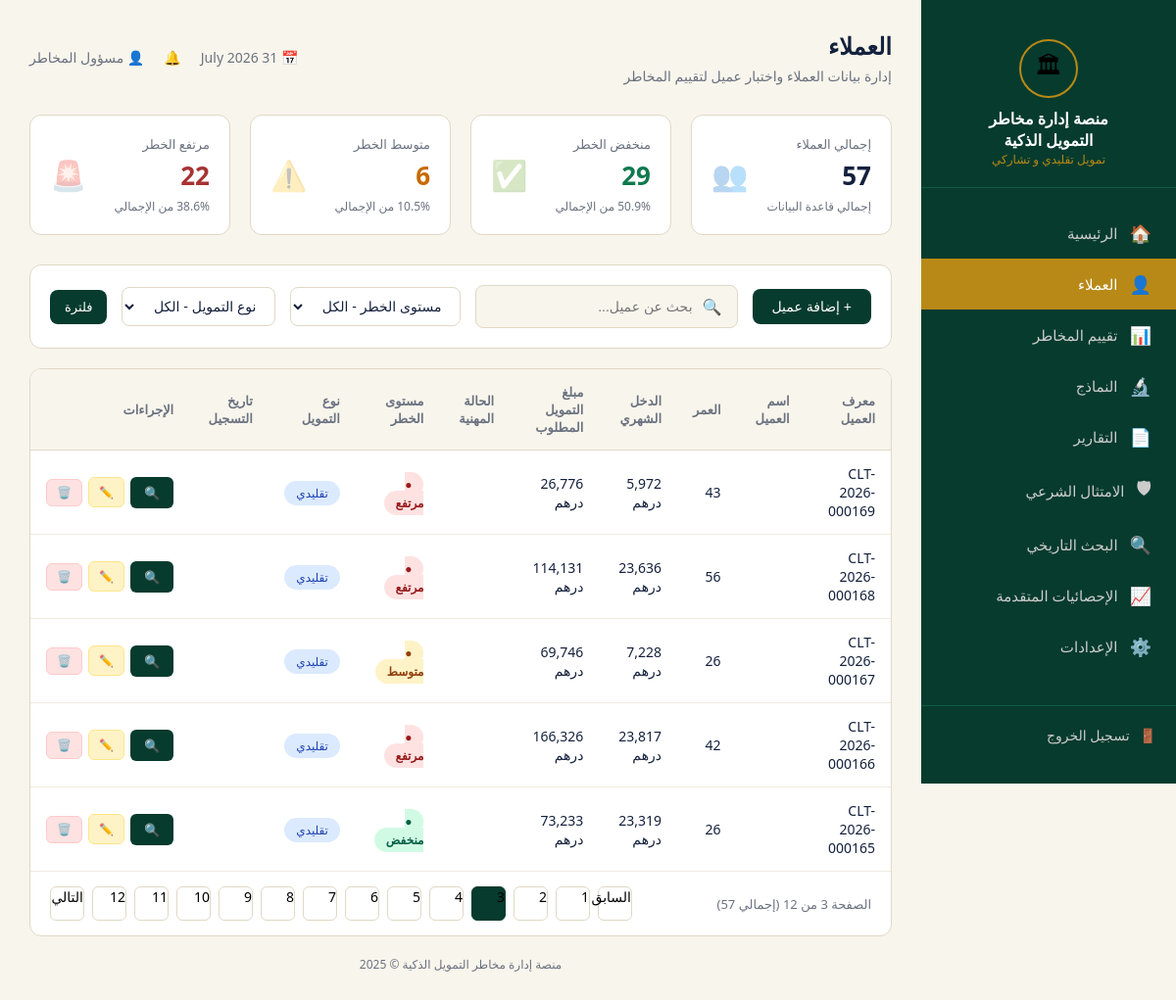
Page /clients?page=3&search=&risk=الكل&type=الكل (signed in) on the committed database.
### tables this page shows
CREATE TABLE clients (
                id TEXT PRIMARY KEY,
                data TEXT
            );

### app.py (the view)
@app.route('/clients')
@login_required
def clients():
    date_str = datetime.now().strftime("%d %B %Y")
    search = request.args.get('search', '').lower()
    risk_filter = request.args.get('risk', 'الكل')
    type_filter = request.args.get('type', 'الكل')
    page = int(request.args.get('page', 1))
    clients_list = get_all_clients()
    filtered_clients = clients_list
    if search:
        filtered_clients = [c for c in filtered_clients if search in c['id'].lower() or search in c.get('job', '').lower()]
    if risk_filter != 'الكل':
        filtered_clients = [c for c in filtered_clients if c.get('risk_level') == risk_filter]
    if type_filter != 'الكل':
        filtered_clients = [c for c in filtered_clients if c.get('finance_type') == type_filter]
    total = len(clients_list)
    low = sum(1 for c in clients_list if c.get('risk_level') == 'منخفض')
    mid = sum(1 for c in clients_list if c.get('risk_level') == 'متوسط')
    high = sum(1 for c in clients_list if c.get('risk_level') == 'مرتفع')
    stats = {
        'total': total, 'low': low, 'mid': mid, 'high': high,
        'low_pct': round((low/total)*100, 1) if total else 0,
        'mid_pct': round((mid/total)*100, 1) if total else 0,
        'high_pct': round((high/total)*100, 1) if total else 0,
    }
    per_page = 5
    total_pages = max(1, (len(filtered_clients) + per_page - 1) // per_page)
    page = max(1, min(page, total_pages))
    start_idx = (page - 1) * per_page
    end_idx = start_idx + per_page
    paginated_clients = filtered_clients[start_idx:end_idx]
    return render_template('clients.html', clients=paginated_clients, stats=stats, date=date_str,
                           current_page=page, total_pages=total_pages, search=search, risk=risk_filter, type=type_filter)

### app.py (called while the page is built)
def get_db_connection():
    conn = sqlite3.connect(DB_FILE)
    conn.row_factory = sqlite3.Row
    return conn

def get_all_clients():
    if USE_FIREBASE and db:
        try:
            docs = db.collection('clients').order_by('id', direction=firestore.Query.DESCENDING).stream(timeout=5.0)
            return [doc.to_dict() for doc in docs]
        except Exception as e:
            print(f"Firestore get_all_clients error (timing out/offline): {e}")
    try:
        conn = get_db_connection()
        cursor = conn.cursor()
        cursor.execute("SELECT data FROM clients ORDER BY id DESC")
        rows = cursor.fetchall()
        conn.close()
        return [json.loads(row['data']) for row in rows]
    except Exception as e:
        print(f"SQLite get_all_clients error: {e}")
        return []

def login_required(f):
    @wraps(f)
    def decorated_function(*args, **kwargs):
        if 'logged_in' not in session:
            return redirect(url_for('login'))
        return f(*args, **kwargs)
    return decorated_function

### templates/clients.html (shortened to what this page needs)
{% extends 'base.html' %}
{% block content %}
<div class="topbar">
    <div>
        <h1>العملاء</h1>
        <p>إدارة بيانات العملاء واختبار عميل لتقييم المخاطر</p>
    </div>
    <div class="info">
        <span>📅 {{ date }}</span>
        <span>🔔</span>
        <span>👤 مسؤول المخاطر</span>
    </div>
</div>
<div class="stats">
    <div class="stat-card total">
        <div class="left">
            <div class="label">إجمالي العملاء</div>
            <div class="value">{{ stats.total }}</div>
            <div class="sub">إجمالي قاعدة البيانات</div>
        </div>
        <div class="icon">👥</div>
    </div>
    <div class="stat-card green">
        <div class="left">
            <div class="label">منخفض الخطر</div>
            <div class="value">{{ stats.low }}</div>
            <div class="sub">{{ stats.low_pct }}% من الإجمالي</div>
        </div>
        <div class="icon">✅</div>
    </div>
    <div class="stat-card orange">
        <div class="left">
            <div class="label">متوسط الخطر</div>
            <div class="value">{{ stats.mid }}</div>
            <div class="sub">{{ stats.mid_pct }}% من الإجمالي</div>
        </div>
        <div class="icon">⚠️</div>
    </div>
    <div class="stat-card red">
        <div class="left">
            <div class="label">مرتفع الخطر</div>
            <div class="value">{{ stats.high }}</div>
            <div class="sub">{{ stats.high_pct }}% من الإجمالي</div>
        </div>
        <div class="icon">🚨</div>
    </div>
</div>
<form method="GET" action="{{ url_for('clients') }}" class="filters">
    <button type="button" class="btn-add" onclick="document.getElementById('addModal').style.display='flex'">+ إضافة عميل</button>
    <div class="search-box">
        <span>🔍</span>
        <input type="text" name="search" placeholder="بحث عن عميل..." value="{{ search }}">
    </div>
    <select class="filter-select" name="risk">
        <option value="الكل" {% if risk == 'الكل' %}selected{% endif %}>مستوى الخطر - الكل</option>
    </select>
    <select class="filter-select" name="type">
        <option value="الكل" {% if type == 'الكل' %}selected{% endif %}>نوع التمويل - الكل</option>
    </select>
    <button type="submit" class="btn-assess" style="padding: 10px 15px; border-radius: 8px;">فلترة</button>
</form>
<div class="table-card">
    <table>
        <thead>
            <tr>
                <th>معرف العميل</th>
                <th>اسم العميل</th>
                <th>العمر</th>
                <th>الدخل الشهري</th>
                <th>مبلغ التمويل المطلوب</th>
                <th>الحالة المهنية</th>
                <th>مستوى الخطر</th>
                <th>نوع التمويل</th>
                <th>تاريخ التسجيل</th>
                <th>الإجراءات</th>
            </tr>
        </thead>
        <tbody>
            {% for client in clients %}
            <tr>
                <td>{{ client.id }}</td>
                <td>{{ client.name }}</td>
                <td>{{ client.age }}</td>
                <td>{{ "{:,.0f}".format(client.income) }} درهم</td>
                <td>{{ "{:,.0f}".format(client.loan_amount) }} درهم</td>
                <td>{{ client.job }}</td>
                <td>
                    {% if client.risk_level == 'منخفض' %}
                        <span class="badge-risk low">● منخفض</span>
                    {% elif client.risk_level == 'متوسط' %}
                        <span class="badge-risk mid">● متوسط</span>
                    {% else %}
                        <span class="badge-risk high">● مرتفع</span>
                    {% endif %}
                </td>
                <td>
                    {% if client.finance_type == 'تشاركي' %}
                        <span class="badge-type part">تشاركي</span>
                    {% else %}
                        <span class="badge-type trad">تقليدي</span>
                    {% endif %}
                </td>
                <td>{{ client.date }}</td>
                <td>
                    <div class="action-btns">
                        <a class="btn-assess" href="{{ url_for('risk_assessment_client', client_id=client.id) }}" title="تقييم المخاطر">🔍</a>
                        <a class="btn-edit-sm" href="{{ url_for('edit_client_route', client_id=client.id) }}" title="تعديل">✏️</a>
                        <button class="btn-delete-sm" onclick="confirmDelete('{{ client.id }}')" title="حذف">🗑️</button>
                    </div>
                </td>
            </tr>
            {% endfor %}
        </tbody>
    </table>
    <div class="pagination">
        <div class="page-info">الصفحة {{ current_page }} من {{ total_pages }} (إجمالي {{ stats.total }})</div>
        <div class="pages">
            {% if current_page > 1 %}
            <a href="{{ url_for('clients', page=current_page-1, search=search, risk=risk, type=type) }}" class="page-btn" style="text-decoration:none; color:inherit;">السابق</a>
            {% endif %}
            {% for p in range(1, total_pages + 1) %}
            <a href="{{ url_for('clients', page=p, search=search, risk=risk, type=type) }}" class="page-btn {% if p == current_page %}active{% endif %}" style="text-decoration:none; color:inherit;">{{ p }}</a>
            {% endfor %}
            {% if current_page < total_pages %}
            <a href="{{ url_for('clients', page=current_page+1, search=search, risk=risk, type=type) }}" class="page-btn" style="text-decoration:none; color:inherit;">التالي</a>
            {% endif %}
        </div>
    </div>
</div>
{% endblock %}

### static/CSS/style.css (style rules this page uses)
* { margin: 0; padding: 0; box-sizing: border-box; }
body { font-family: 'Segoe UI', Tahoma, sans-serif; background: #F8F5EC; display: flex; }
.topbar { display: flex; justify-content: space-between; align-items: center; margin-bottom: 30px; }
.topbar h1 { font-size: 24px; color: #14213D; margin-bottom: 5px; }
.topbar p { color: #6B7280; font-size: 14px; }
.topbar .info { display: flex; align-items: center; gap: 20px; color: #6B7280; font-size: 14px; }
.stats { display: grid; grid-template-columns: repeat(4, 1fr); gap: 20px; margin-bottom: 30px; }
.stat-card { background: white; border-radius: 12px; padding: 20px; border: 1px solid #E1D8C6; display: flex; justify-content: space-between; align-items: center; }
.stat-card .left .label, .stat-card .label { color: #6B7280; font-size: 13px; margin-bottom: 5px; }
.stat-card .left .value, .stat-card .value { font-size: 26px; font-weight: bold; }
.stat-card .left .sub, .stat-card .sub { font-size: 12px; color: #6B7280; margin-top: 5px; }
.stat-card .icon { font-size: 30px; opacity: 0.3; }
.stat-card.total .left .value, .stat-card.total .value { color: #14213D; }
.stat-card.green .left .value, .stat-card.green .value { color: #0F7A4F; }
.stat-card.orange .left .value, .stat-card.orange .value { color: #C76A00; }
.stat-card.red .left .value, .stat-card.red .value { color: #A83232; }
.filters { background: white; border-radius: 12px; padding: 20px; border: 1px solid #E1D8C6; margin-bottom: 20px; display: flex; gap: 15px; align-items: center; flex-wrap: wrap; }
.search-box { flex: 1; display: flex; align-items: center; gap: 10px; background: #F8F5EC; border: 1px solid #E1D8C6; border-radius: 8px; padding: 10px 15px; }
.search-box input { border: none; background: transparent; font-size: 14px; width: 100%; text-align: right; }
.filter-select { padding: 10px 15px; border: 1px solid #E1D8C6; border-radius: 8px; font-size: 14px; background: white; color: #14213D; }
.btn-add { padding: 10px 20px; background: #063B2E; color: white; border: none; border-radius: 8px; font-size: 14px; cursor: pointer; white-space: nowrap; }
.table-card { background: white; border-radius: 12px; border: 1px solid #E1D8C6; overflow: hidden; }
table { width: 100%; border-collapse: collapse; }
th { background: #F8F5EC; padding: 14px 16px; text-align: right; font-size: 13px; color: #6B7280; border-bottom: 1px solid #E1D8C6; }
td { padding: 14px 16px; text-align: right; font-size: 14px; color: #14213D; border-bottom: 1px solid #F0EBE0; }
.badge-risk { padding: 4px 12px; border-radius: 20px; font-size: 12px; font-weight: 600; }
.badge-risk.low { background: #D1FAE5; color: #065F46; }
.badge-risk.mid { background: #FEF3C7; color: #92400E; }
.badge-risk.high { background: #FEE2E2; color: #991B1B; }
.badge-type { padding: 4px 12px; border-radius: 20px; font-size: 12px; }
.badge-type.trad { background: #DBEAFE; color: #1E40AF; }
.btn-assess { padding: 7px 14px; background: #063B2E; color: white; border: none; border-radius: 6px; font-size: 13px; cursor: pointer; text-decoration: none; display: inline-block; }
.pagination { display: flex; justify-content: space-between; align-items: center; padding: 15px 20px; }
.pagination .pages { display: flex; gap: 8px; }
.page-btn { width: 35px; height: 35px; border: 1px solid #E1D8C6; border-radius: 6px; background: white; cursor: pointer; font-size: 14px; }
.page-btn.active { background: #063B2E; color: white; border-color: #063B2E; }
.page-info { color: #6B7280; font-size: 13px; }

### templates/clients.html (style rules this page uses)
.action-btns { display: flex; gap: 6px; align-items: center; }
.btn-edit-sm { padding: 6px 10px; background: #FEF3C7; color: #92400E; border: 1px solid #FDE68A; border-radius: 6px; font-size: 12px; cursor: pointer; text-decoration: none; white-space: nowrap; transition: all 0.2s; }
.btn-delete-sm { padding: 6px 10px; background: #FEE2E2; color: #991B1B; border: 1px solid #FECACA; border-radius: 6px; font-size: 12px; cursor: pointer; white-space: nowrap; transition: all 0.2s; }

### rows in the picture
clients: id "CLT-2026-000169", age "43", income "5,972", loan_amount "26,776", shows "● مرتفع"
clients: id "CLT-2026-000168", age "56", income "23,636", loan_amount "114,131", shows "● مرتفع"
clients: id "CLT-2026-000167", age "26", income "7,228", loan_amount "69,746", shows "● متوسط"
clients: id "CLT-2026-000166", age "42", income "23,817", loan_amount "166,326", shows "● مرتفع"
clients: id "CLT-2026-000165", age "26", income "23,319", loan_amount "73,233", shows "● منخفض"

### other values in the picture
{{ stats.total }} "57"
{{ stats.low }} "29"
{{ stats.low_pct }} "50.9"
{{ stats.mid }} "6"
{{ stats.mid_pct }} "10.5"
{{ stats.high }} "22"
{{ stats.high_pct }} "38.6"
{{ p }} "1" "2" "3" "4" "5" "6" "7" "8" "9" "10" "11" "12"
